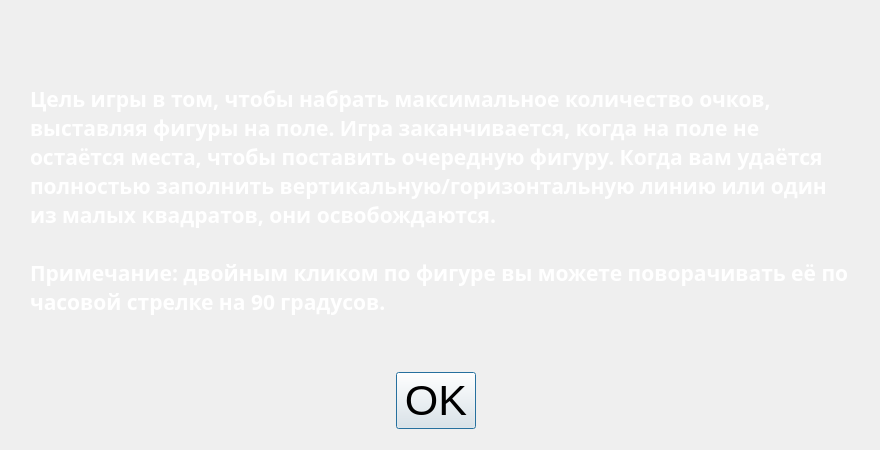
<?xml version="1.0" encoding="UTF-8"?>
<ui version="4.0">
 <class>DialogAboutGame</class>
 <widget class="QDialog" name="DialogAboutGame">
  <property name="geometry">
   <rect>
    <x>0</x>
    <y>0</y>
    <width>880</width>
    <height>450</height>
   </rect>
  </property>
  <property name="sizePolicy">
   <sizepolicy hsizetype="Preferred" vsizetype="Preferred">
    <horstretch>0</horstretch>
    <verstretch>0</verstretch>
   </sizepolicy>
  </property>
  <property name="minimumSize">
   <size>
    <width>880</width>
    <height>450</height>
   </size>
  </property>
  <property name="maximumSize">
   <size>
    <width>880</width>
    <height>450</height>
   </size>
  </property>
  <property name="windowTitle">
   <string>About</string>
  </property>
  <property name="styleSheet">
   <string notr="true"/>
  </property>
  <widget class="QDialogButtonBox" name="buttonBox">
   <property name="geometry">
    <rect>
     <x>320</x>
     <y>370</y>
     <width>231</width>
     <height>61</height>
    </rect>
   </property>
   <property name="font">
    <font>
     <pointsize>32</pointsize>
    </font>
   </property>
   <property name="orientation">
    <enum>Qt::Horizontal</enum>
   </property>
   <property name="standardButtons">
    <set>QDialogButtonBox::Ok</set>
   </property>
   <property name="centerButtons">
    <bool>true</bool>
   </property>
  </widget>
  <widget class="QLabel" name="label">
   <property name="geometry">
    <rect>
     <x>30</x>
     <y>20</y>
     <width>821</width>
     <height>361</height>
    </rect>
   </property>
   <property name="font">
    <font>
     <family>Noto Serif Armenian</family>
     <pointsize>16</pointsize>
     <bold>true</bold>
    </font>
   </property>
   <property name="styleSheet">
    <string notr="true">color:rgb(255, 255, 255);</string>
   </property>
   <property name="text">
    <string>Цель игры в том, чтобы набрать максимальное количество очков, выставляя фигуры на поле. Игра заканчивается, когда на поле не остаётся места, чтобы поставить очередную фигуру. Когда вам удаётся полностью заполнить вертикальную/горизонтальную линию или один из малых квадратов, они освобождаются.

Примечание: двойным кликом по фигуре вы можете поворачивать её по часовой стрелке на 90 градусов.</string>
   </property>
   <property name="scaledContents">
    <bool>false</bool>
   </property>
   <property name="alignment">
    <set>Qt::AlignLeading|Qt::AlignLeft|Qt::AlignVCenter</set>
   </property>
   <property name="wordWrap">
    <bool>true</bool>
   </property>
  </widget>
 </widget>
 <resources/>
 <connections>
  <connection>
   <sender>buttonBox</sender>
   <signal>accepted()</signal>
   <receiver>DialogAboutGame</receiver>
   <slot>accept()</slot>
   <hints>
    <hint type="sourcelabel">
     <x>248</x>
     <y>254</y>
    </hint>
    <hint type="destinationlabel">
     <x>157</x>
     <y>274</y>
    </hint>
   </hints>
  </connection>
  <connection>
   <sender>buttonBox</sender>
   <signal>rejected()</signal>
   <receiver>DialogAboutGame</receiver>
   <slot>reject()</slot>
   <hints>
    <hint type="sourcelabel">
     <x>316</x>
     <y>260</y>
    </hint>
    <hint type="destinationlabel">
     <x>286</x>
     <y>274</y>
    </hint>
   </hints>
  </connection>
 </connections>
</ui>
